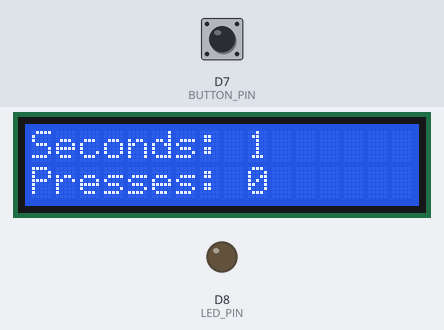
The sketch below on a simulated Arduino MKR. Shown: 16×2 character LCD, output pins drawn as LEDs (lit = HIGH). The inputs (shaded band) are chosen by the test bench; at power-on: D7 (BUTTON_PIN) LOW.

Above: at 1.2 s.
1.3 s: D7 (BUTTON_PIN) pulled HIGH for 0.3 s
At 1.7 s:
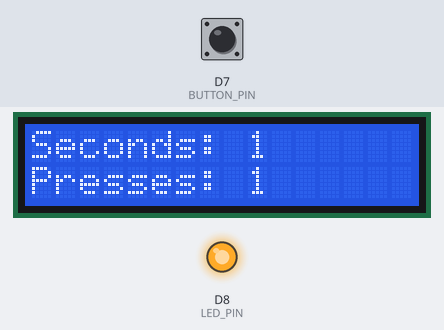
3.3 s: D7 (BUTTON_PIN) pulled HIGH for 1 s
At 3.9 s:
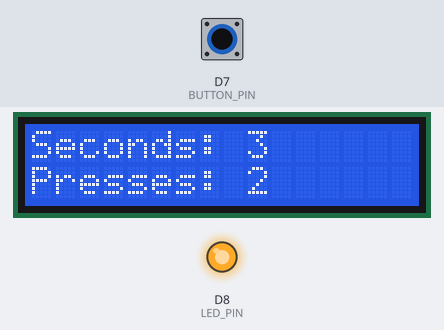
5.8 s: D7 (BUTTON_PIN) pulled HIGH for 0.3 s
At 6.9 s:
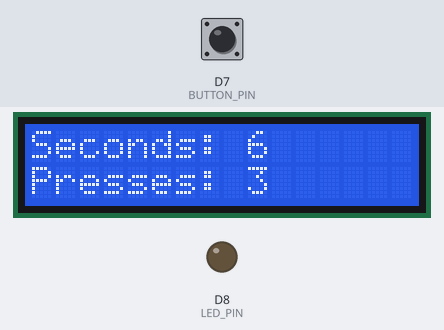
7.6 s: D7 (BUTTON_PIN) pulled HIGH for 1 s
At 9.9 s:
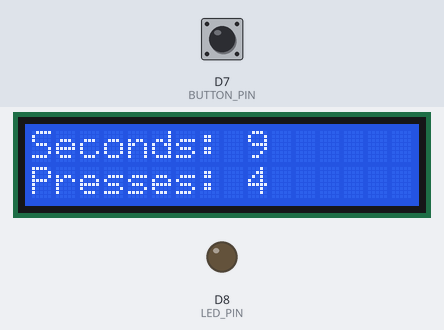
Timing chart, 0 to 11.1 s (numbered marks = the images above; inputs shaded):
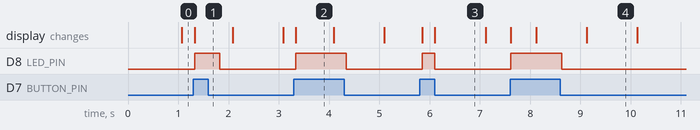

The sketch:

lcd_button_int.ino
```cpp
/*
 * Author: Professor DM Calhoun
 * Description: Employs the LiquidCrystal library and a GPIO push button - with an interrupt - to
 * demonstrate less processing delay compared to without an interrupt
 * associated with multiple peripherals.
 */
//Include WiFiNINA for appropriate GPIO access
#include <WiFiNINA.h>

// LCD initialization
#include <LiquidCrystal.h>
const int rs = 12, en = 11, d4 = 5, d5 = 4, d6 = 3, d7 = 2;
LiquidCrystal lcd(rs, en, d4, d5, d6, d7);

const int LED_PIN = 8;

//button initialization
const int BUTTON_PIN = 7;
#define BUTTON_INT_TRIGGERED true
volatile int button_state = LOW;
volatile int button_prev = LOW;
volatile int button_count = 0;

volatile bool button_isr_flag = !BUTTON_INT_TRIGGERED;

volatile unsigned long last_debounce = 0;
unsigned long debounce_delay = 100;
unsigned long emulated_process_delay = 250;

volatile int reading = LOW;

void button_isr(){
  //ISR not managed by flag/consumption, only by debounce counter

  reading = (digitalRead(BUTTON_PIN));
  // check if last button press occurred sufficiently long ago
  if (button_state != button_prev){
    last_debounce = millis();
  }

  if ((millis() - last_debounce) > debounce_delay){

    //check if button was pressed and log a press if last event was not a button press
    if (reading != button_state){
      button_state = reading;
      if (button_state == HIGH){
        button_count++;
      }
    }
  }
  button_prev = button_state;

}

void setup() {
  // initialize button
  pinMode(BUTTON_PIN, INPUT);
  // Attach an interrupt to the ISR vector
  attachInterrupt(digitalPinToInterrupt(BUTTON_PIN), button_isr, CHANGE);

  pinMode(LED_PIN, OUTPUT);

  // set up the LCD's number of columns and rows:
  lcd.begin(16, 2);
  // Print a message to the LCD.
  lcd.print("Seconds: ");
}

void loop() {
  // set the cursor to column 0, line 1
  // (note: line 1 is the second row, since counting begins with 0):
  lcd.setCursor(9, 0);
  // print the number of seconds since reset:
  lcd.print(millis() / 1000);

  lcd.setCursor(0, 1);
  lcd.print("Presses: ");
  lcd.setCursor(9, 1);

  lcd.print(button_count);

  digitalWrite(LED_PIN, digitalRead(BUTTON_PIN));

  //code to handle button debounce and logic moved to an ISR!

  //Delay implemented here to emulate some process that takes a specified amount of time and blocks other functions.
  delay(emulated_process_delay);
}
```

Measured:
- after the input at 1.3 s, D8 (LED_PIN): LOW → HIGH at once, → LOW 0.50 s later
- after the input at 3.3 s, D8 (LED_PIN): LOW → HIGH at once, → LOW 1.0 s later
- after the input at 5.8 s, D8 (LED_PIN): LOW → HIGH after 0.06 s, → LOW 0.25 s later
- after the input at 7.6 s, D8 (LED_PIN): LOW → HIGH at once, → LOW 1.0 s later
- what the display in image 2 shows lasts 0.8 s, from 3.3 s to 4.1 s
- what the display in image 3 shows lasts 1.0 s, from 6.1 s to 7.1 s
